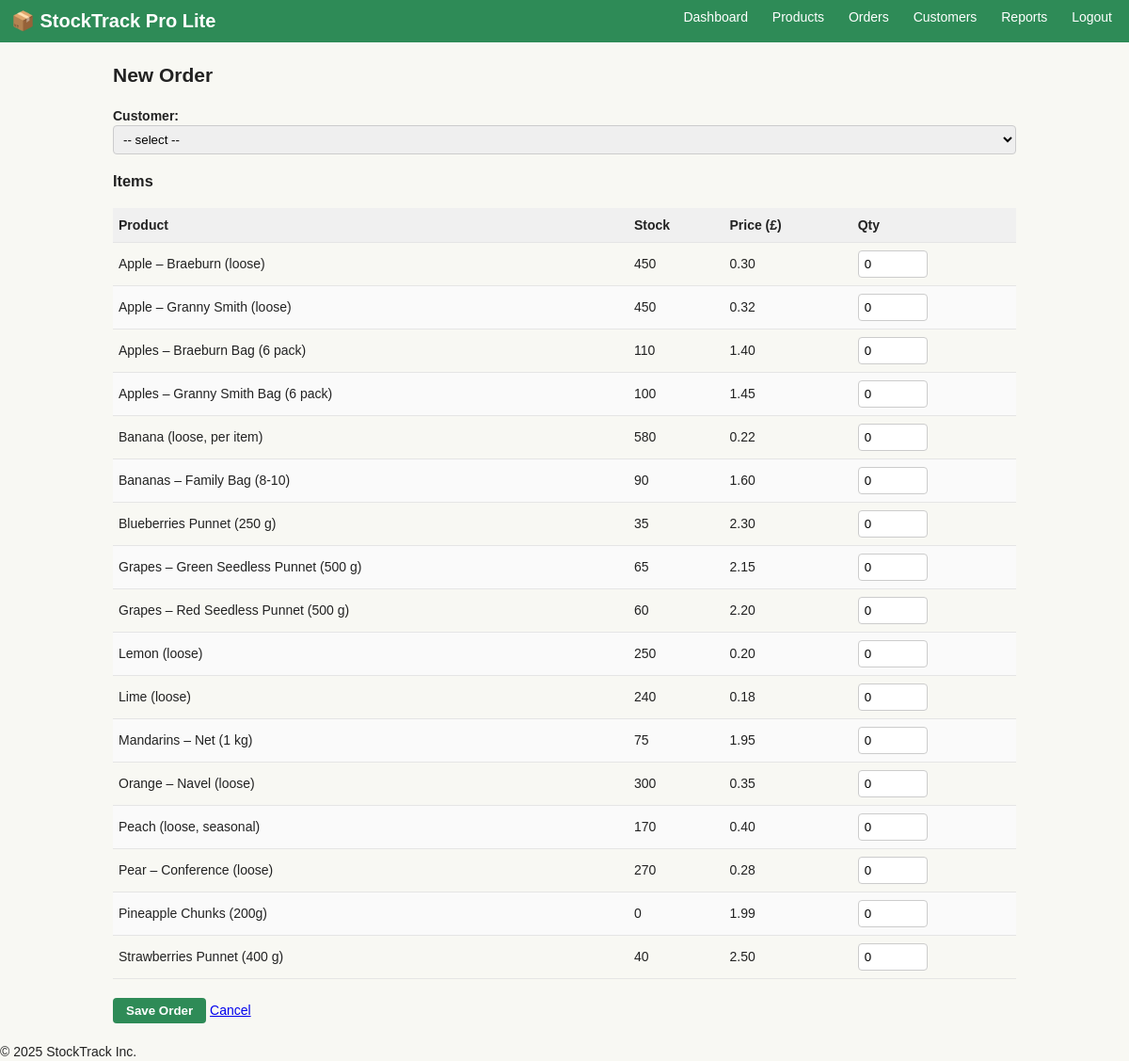
Page /StockTrackProLite/order_new.php on the committed database.
### tables this page shows
CREATE TABLE `products` (
  `id` int(11) NOT NULL AUTO_INCREMENT,
  `sku` varchar(30) NOT NULL,
  `name` varchar(100) NOT NULL,
  `category_id` int(11) DEFAULT NULL,
  `price` decimal(10,2) NOT NULL,
  `stock` int(11) NOT NULL DEFAULT 0,
  PRIMARY KEY (`id`),
  KEY `category_id` (`category_id`),
  CONSTRAINT `products_ibfk_1` FOREIGN KEY (`category_id`) REFERENCES `categories` (`id`)
);

### StockTrackProLite/order_new.php (the view, shortened to what this page needs)
<?php
include __DIR__ . '/includes/db.php';
include __DIR__ . '/includes/header.php';
$products  = mysqli_query($conn, "SELECT id, name, price, stock FROM products ORDER BY name");
?>
<h2>New Order</h2>
<form action="order_new.php" method="post">
    <label>Customer:
        <select name="customer_id" required>
            <option value="">-- select --</option>
        </select>
    </label>
    <h3>Items</h3>
    <table>
        <thead><tr><th>Product</th><th>Stock</th><th>Price (£)</th><th>Qty</th></tr></thead>
        <tbody>
        <?php while ($p = mysqli_fetch_assoc($products)): ?>
            <tr>
                <td><?php echo htmlspecialchars($p['name']); ?></td>
                <td><?php echo $p['stock']; ?></td>
                <td><?php echo number_format($p['price'], 2); ?></td>
                <td>
                    <input type="number" name="item[<?php echo $p['id']; ?>]" value="0" min="0" style="width:60px">
                </td>
            </tr>
        <?php endwhile; ?>
        </tbody>
    </table>
    <p>
        <input type="submit" value="Save Order">
        <a href="orders.php">Cancel</a>
    </p>
</form>
<?php include __DIR__ . '/includes/footer.php'; ?>

### StockTrackProLite/assets/style.css (style rules this page uses)
body { background:#f8f8f3; color:#222; font:14px/1.45 Arial,Helvetica,sans-serif; margin:0; }
table { width:100%; border-collapse:collapse; margin-bottom:20px; }
th,td { padding:8px 6px; border-bottom:1px solid #e5e5e5; text-align:left; }
th { background:#f0f0f0; font-weight:bold; }
tr:nth-child(even) { background:#fafafa; }
form label { display:block; margin:8px 0 4px; font-weight:bold; }
input[type=text],input[type=password],input[type=number],select,textarea { width:100%; padding:6px; border:1px solid #ccc; border-radius:4px; -webkit-border-radius:4px; -moz-border-radius:4px; }
input[type=submit],button { background:#2e8b57; color:#fff; border:none; padding:6px 14px; border-radius:4px; cursor:pointer; font-weight:bold; }

### rows in the picture
products: name "Apple – Braeburn (loose)", stock "450", price "0.30"
products: name "Apple – Granny Smith (loose)", stock "450", price "0.32"
products: name "Apples – Braeburn Bag (6 pack)", stock "110", price "1.40"
products: name "Apples – Granny Smith Bag (6 pack)", stock "100", price "1.45"
products: name "Banana (loose, per item)", stock "580", price "0.22"
products: name "Bananas – Family Bag (8-10)", stock "90", price "1.60"
products: name "Blueberries Punnet (250 g)", stock "35", price "2.30"
products: name "Grapes – Green Seedless Punnet (500 g)", stock "65", price "2.15"
products: name "Grapes – Red Seedless Punnet (500 g)", stock "60", price "2.20"
products: name "Lemon (loose)", stock "250", price "0.20"
products: name "Lime (loose)", stock "240", price "0.18"
products: name "Mandarins – Net (1 kg)", stock "75", price "1.95"
products: name "Orange – Navel (loose)", stock "300", price "0.35"
products: name "Peach (loose, seasonal)", stock "170", price "0.40"
products: name "Pear – Conference (loose)", stock "270", price "0.28"
products: name "Pineapple Chunks (200g)", stock "0", price "1.99"
products: name "Strawberries Punnet (400 g)", stock "40", price "2.50"
